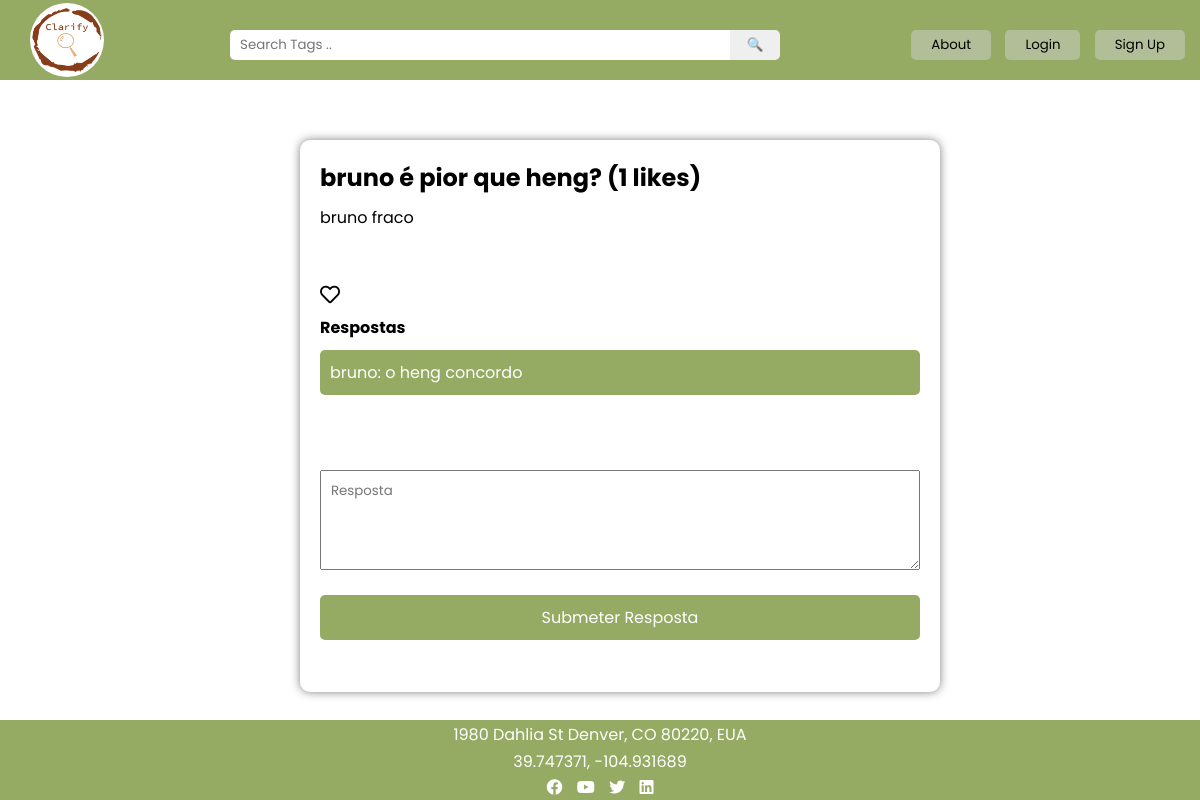
/forum/16/detalhe_questao, run on an earlier commit of the app's database.
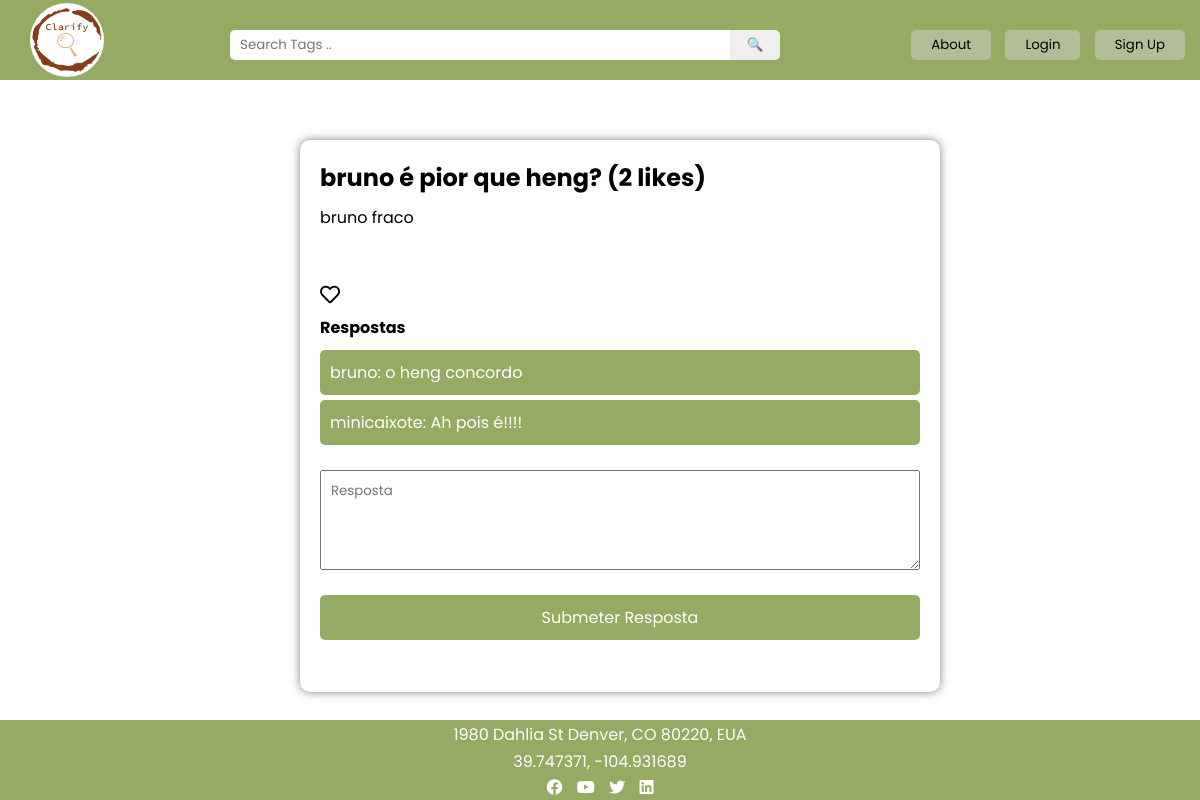
And on a later commit of the database.
### forum/models.py (models this page shows)
class Questao(models.Model):
    user = models.ForeignKey(User, on_delete=models.CASCADE)
    questao_titulo = models.CharField(max_length=100, default="")
    questao_descricao = models.CharField(max_length=500, default="")
    questao_data = models.DateTimeField('data da publicacao')
    tags = models.ManyToManyField('Tag', related_name='questao')
    numero_likes = models.IntegerField(default=0)

class Resposta(models.Model):
    questao = models.ForeignKey(Questao, on_delete=models.CASCADE)
    user = models.ForeignKey(User, on_delete=models.CASCADE)
    resposta_texto = models.CharField(max_length=10000)
    resposta_data = models.DateTimeField('data da resposta')

### forum/views.py (the view)
# urls.py: path("<int:questao_id>/detalhe_questao", views.detalhe_questao, name='detalhe_questao'), # pagina detalhe questao
def detalhe_questao(request, questao_id):
    questao = get_object_or_404(Questao, pk=questao_id)
    like = isLiked(request, questao)
    if request.method == 'POST':
        if request.user.is_authenticated:
            try:
                resposta_texto = request.POST['resposta_texto']
                Resposta.objects.create(questao=questao, user=request.user, resposta_texto=resposta_texto,
                                    resposta_data=timezone.now())
            except(KeyError):
                list_respostas = Resposta.objects.filter(questao=questao)
                return render(request, "detalhe_questao.html", {'questao': questao, "list": list_respostas, "like":like, "erro_message": "Erro"})
            list_respostas = Resposta.objects.filter(questao=questao)
            return render(request, 'detalhe_questao.html', {'questao': questao, "list": list_respostas, "like":like})
        else:
            list_respostas = Resposta.objects.filter(questao=questao)
            return render(request, 'detalhe_questao.html', {'questao':questao, 'list':list_respostas, "like":like, 'error_message':"Login necessário"})
    else:
        list_respostas = Resposta.objects.filter(questao=questao)
        return render(request, 'detalhe_questao.html', {'questao': questao, "list": list_respostas,"like":like})

### forum/views.py (called while the page is built)
def isLiked(request,questao):
    if request.user.is_authenticated:
        try:
            Like.objects.get(questao=questao, user=request.user)
            return True
        except Like.DoesNotExist:
            return False
    else: return False

### forum/templates/detalhe_questao.html (shortened to what this page needs)
{% extends 'index.html' %}
{% block conteudo %}
    <div class="detalhe_questao_content">
        <div class="info_questao">
            <h1>{{ questao.questao_titulo }} ({{ questao.numero_likes }} likes)</h1>
            <p>
                {{ questao.questao_descricao }}
            </p>
            <form action="{% url 'forum:like_questao' questao.id %}">
                {% if like %}
                    <button id="heart-button" class="fa fa-heart" style="color: red; font-size: 20px"></button>
                {% else %}
                    <button id="heart-button" class="far fa-heart" style="color: black; font-size: 20px"></button>
                {% endif %}
            </form>
        </div>
        <div class="lista_resposta">
            <label>Respostas</label>
            {% if list %}
                <ul>
                    {% for resposta in list %}
                        <li class="question">
                            {{ resposta.user.username }}: {{ resposta.resposta_texto }}
                        </li>
                    {% endfor %}
                </ul>
            {% else  %}
                Não há repostas!!!
            {% endif %}
        </div>
        <form class="detalhe_questao_form" action="{% url 'forum:detalhe_questao' questao.id %}" method="post">
            <textarea placeholder="Resposta" class="text_area" type="text" name="resposta_texto" rows="5" cols="50" required></textarea><br>
            <button class="submeter" type="submit">Submeter Resposta</button>
        </form>
    </div>
{% endblock %}

What changed in the data, as far as the page shows it:
changed Questao "bruno é pior que heng?": numero_likes "1" → "2"
added Resposta: user.username "minicaixote", resposta_texto "Ah pois é!!!!"
